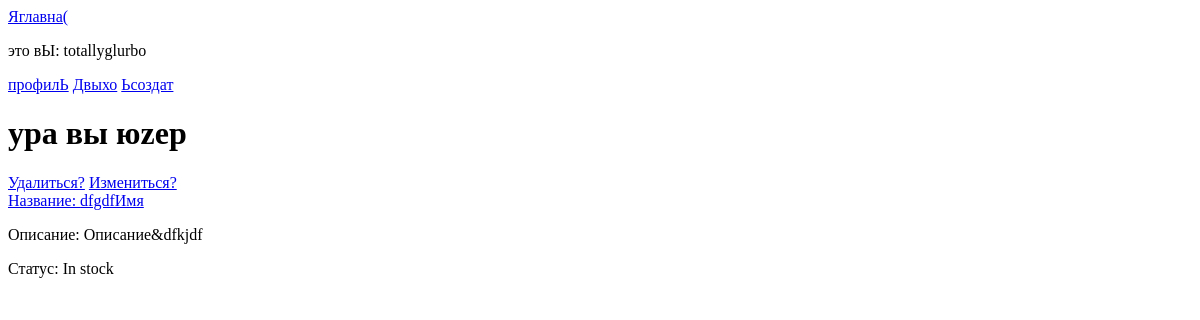
Page /posts/profile/ (signed in) on the earlier database version.
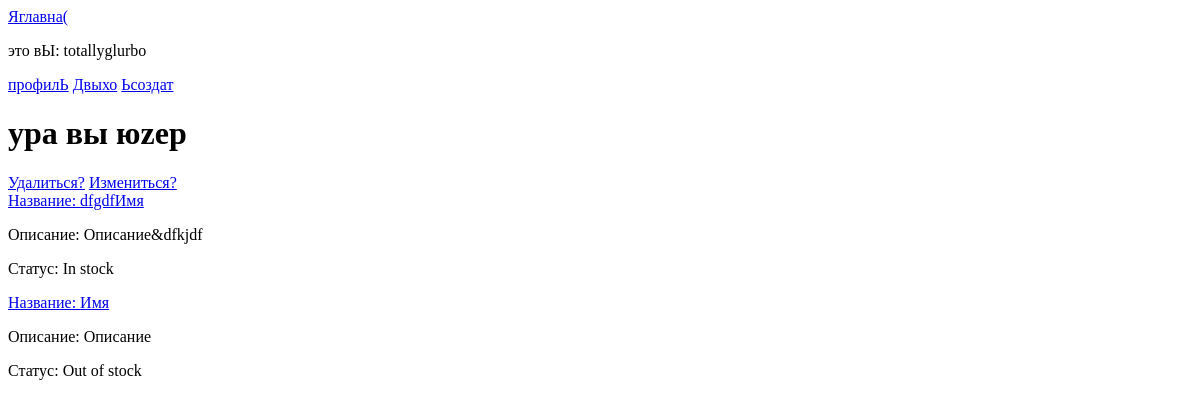
Same page on the later database version.
### posts/models.py (models this page shows)
class ReallyUser(AbstractUser):
    class Meta(AbstractUser.Meta):
        pass

class Post(models.Model):
    name = models.CharField(max_length=120, default='Имя')
    description = models.TextField(default='Описание')
    status = models.CharField(max_length=30, choices=STATUS_CHOICES, default='in')
    author = models.ForeignKey('ReallyUser', on_delete=models.CASCADE, verbose_name='Создатель интернета', null=True)

### posts/views.py (the view)
# urls.py: path('profile/', views.profile_view, name='profile'),
@login_required
def profile_view(request):
    posts = Post.objects.filter(author=request.user)
    context = {
        'posts': posts,
        'user': request.user,
    }
    return render(request, 'profile.html', context)

### posts/templates/profile.html
{% extends "base_generic.html" %}
{% block content %}
    <h1>ура вы юzер</h1>
    <a href="{% url 'user-delete' %}">Удалиться?</a>
    <a href="{% url 'user-change' %}">Измениться?</a>
{% if posts %}
        <div>
            {% for post in posts %}
            <a href="{% url 'post-detail' post.id %}">Название: {{ post.name }}</a>
            <p>Описание: {{ post.description }}</p>
            <p>Статус: {{ post.get_status_display }}</p>
            {% endfor %}
        </div>
        {% else %}
            <p>Нет!</p>
        {% endif %}
{% endblock %}

### posts/templates/base_generic.html (shortened to what this page needs)
<!DOCTYPE html>
<html lang="en">
<head>
    {% load static %}
</head>
<body>
    <header>
        <a href="{% url 'index' %}">Яглавна(</a>
            {% if user.is_authenticated %}
            <p>это вЫ: {{ user.get_username }}</p>
            <a href="{% url 'profile' %}">профилЬ</a>
            <a href="{% url 'logout' %}">Двыхо</a>
            <a href="{% url 'create' %}">Ьсоздат</a>
            {% else %}
                <a href="{% url 'login' %}">Ивойт</a>
                <a href="{% url 'register' %}">ярегистраци</a>
            {% endif %}
    </header>
    <main>
        {% block content %}
        {% endblock %}
    </main>
</body>
</html>

Differences in the rows shown:
added Post: name "Имя", description "Описание", status "Out of stock"
